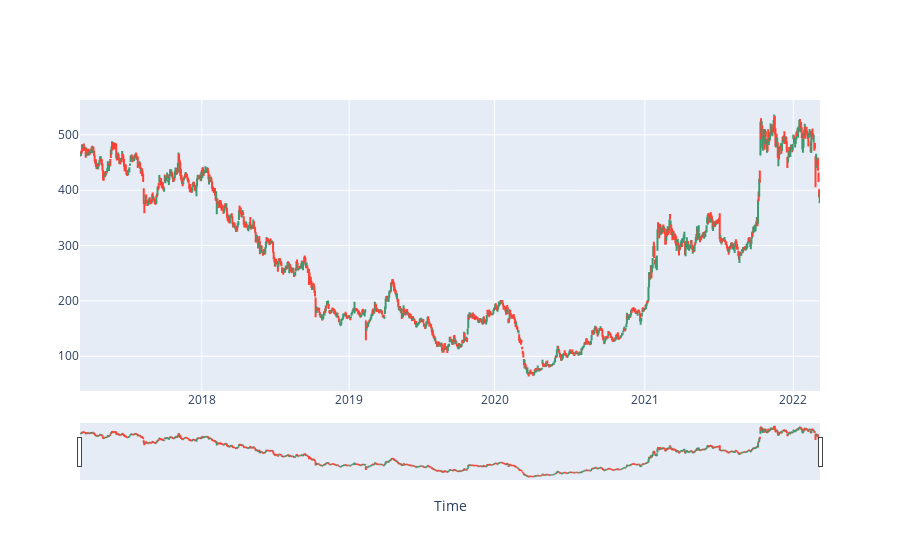

The notebook cell this image was saved under:
### Markdown cell above
### **<span style= 'color: #5494ff '>OHLC plot day wise</span>**

### Code cell
ohlc = go.Figure(data = [go.Ohlc(x = tatamotors_5year.index, 
                open = tatamotors_5year[('Open')],
                high = tatamotors_5year[('High')],
                low = tatamotors_5year[('Low')],
                close = tatamotors_5year[('Close')])])

ohlc.update_xaxes(title_text = 'Time', rangeslider_visible = True,
    rangebreaks = [dict(values = dt_breaks)])
ohlc.show()

### Figure 1 — Plotly figure (JSON) as saved in the notebook; plotly's stock layout.template omitted (floating-point values rounded to 4 significant figures; data arrays with more than 128 entries replaced by an {"elided": "..."} marker saying what was removed)
{"data": [{"close": {"elided": "1236 float values"}, "high": {"elided": "1236 float values"}, "low": {"elided": "1236 float values"}, "open": {"elided": "1236 float values"}, "type": "ohlc", "x": {"elided": "1236 str values"}}], "layout": {"xaxis": {"rangebreaks": [{"values": {"elided": "591 str values"}}], "rangeslider": {"visible": true}, "title": {"text": "Time"}}}}
